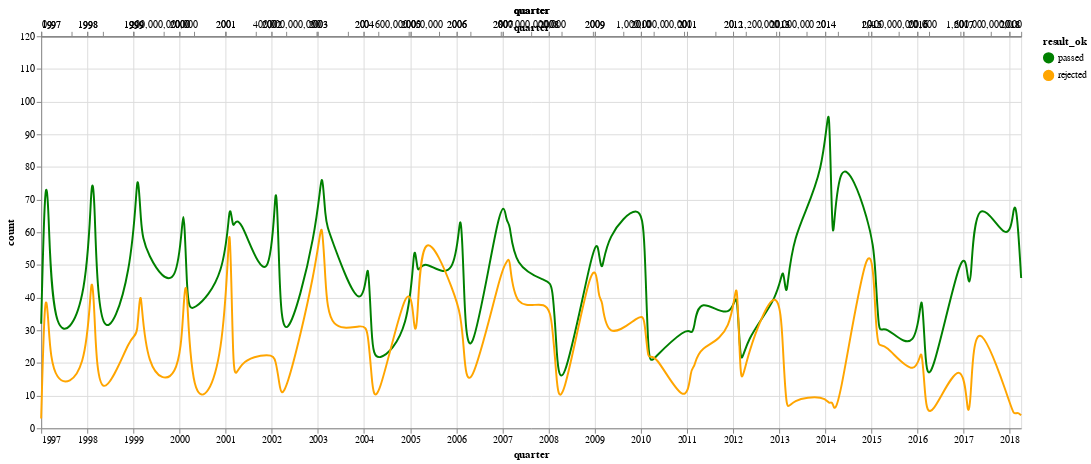

This figure's notebook cell:
### Markdown cell above
## Historical Passed over Rejected

### Code cell
d = pd.DataFrame(all_laws.groupby(['quarter', 'result_ok']).size()).reset_index()
d = d.rename(columns={0: 'count'})
d['quarter'] = pd.to_datetime(d['quarter'])


# Chart
nearest = alt.selection(type='single', nearest=True, on='mouseover',
                        fields=['quarter'], empty='none')
line = alt.Chart().mark_line(interpolate='basis').encode(
    x='quarter:T',
    y='count:Q',
    color=alt.Color('result_ok:N', 
                    scale=alt.Scale(domain=['passed', 'rejected'], 
                                    range=['green', 'orange'])))
selectors = alt.Chart().mark_point().encode(
    x='quarter:Q',
    opacity=alt.value(0),).add_selection(nearest)
points = line.mark_point().encode(
    opacity=alt.condition(nearest, alt.value(1), alt.value(0)))
text = line.mark_text(align='left', dx=5, dy=-5).encode(
    text=alt.condition(nearest, 'count:Q', alt.value(' ')))
rules = alt.Chart().mark_rule(color='gray').encode(
    x='quarter:Q',).transform_filter(nearest)

alt.layer(line, selectors, points, rules, text, data=d, width=1000, height=400)

### Figure 1 — Vega-Lite specification as saved in the notebook (floating-point values rounded to 4 significant figures; data arrays with more than 128 entries replaced by an {"elided": "..."} marker saying what was removed)
{"$schema": "https://vega.github.io/schema/vega-lite/v2.6.0.json", "config": {"view": {"height": 300, "width": 400}}, "data": {"name": "data-cbbfc206df626301d3b822dbd48f10be"}, "datasets": {"data-cbbfc206df626301d3b822dbd48f10be": {"elided": "176 records"}}, "height": 400, "layer": [{"encoding": {"color": {"field": "result_ok", "scale": {"domain": ["passed", "rejected"], "range": ["green", "orange"]}, "type": "nominal"}, "x": {"field": "quarter", "type": "temporal"}, "y": {"field": "count", "type": "quantitative"}}, "mark": {"interpolate": "basis", "type": "line"}}, {"encoding": {"opacity": {"value": 0}, "x": {"field": "quarter", "type": "quantitative"}}, "mark": "point", "selection": {"selector023": {"empty": "none", "fields": ["quarter"], "nearest": true, "on": "mouseover", "resolve": "global", "type": "single"}}}, {"encoding": {"color": {"field": "result_ok", "scale": {"domain": ["passed", "rejected"], "range": ["green", "orange"]}, "type": "nominal"}, "opacity": {"condition": {"selection": "selector023", "value": 1}, "value": 0}, "x": {"field": "quarter", "type": "temporal"}, "y": {"field": "count", "type": "quantitative"}}, "mark": "point"}, {"encoding": {"x": {"field": "quarter", "type": "quantitative"}}, "mark": {"color": "gray", "type": "rule"}, "transform": [{"filter": {"selection": "selector023"}}]}, {"encoding": {"color": {"field": "result_ok", "scale": {"domain": ["passed", "rejected"], "range": ["green", "orange"]}, "type": "nominal"}, "text": {"condition": {"field": "count", "selection": "selector023", "type": "quantitative"}, "value": " "}, "x": {"field": "quarter", "type": "temporal"}, "y": {"field": "count", "type": "quantitative"}}, "mark": {"align": "left", "dx": 5, "dy": -5, "type": "text"}}], "width": 1000}
